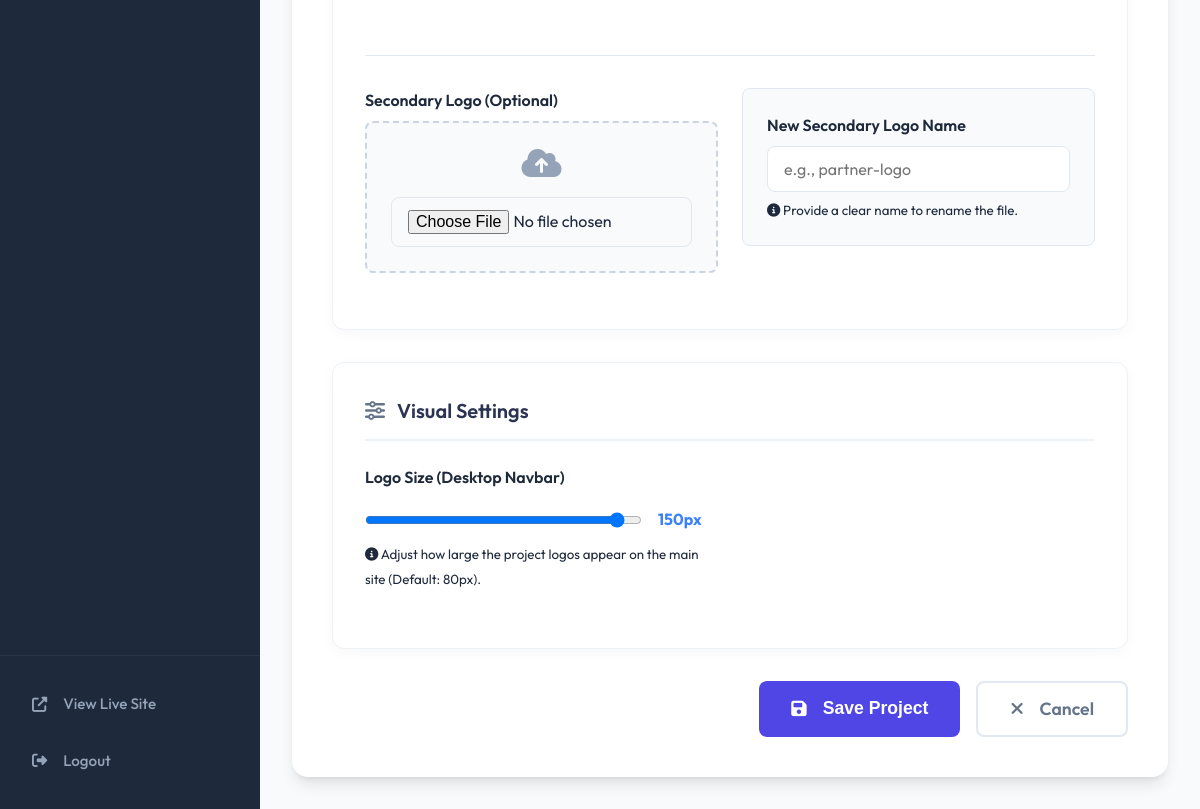
Page /admin/project/edit/1 (signed in, lower part) on the earlier database version.
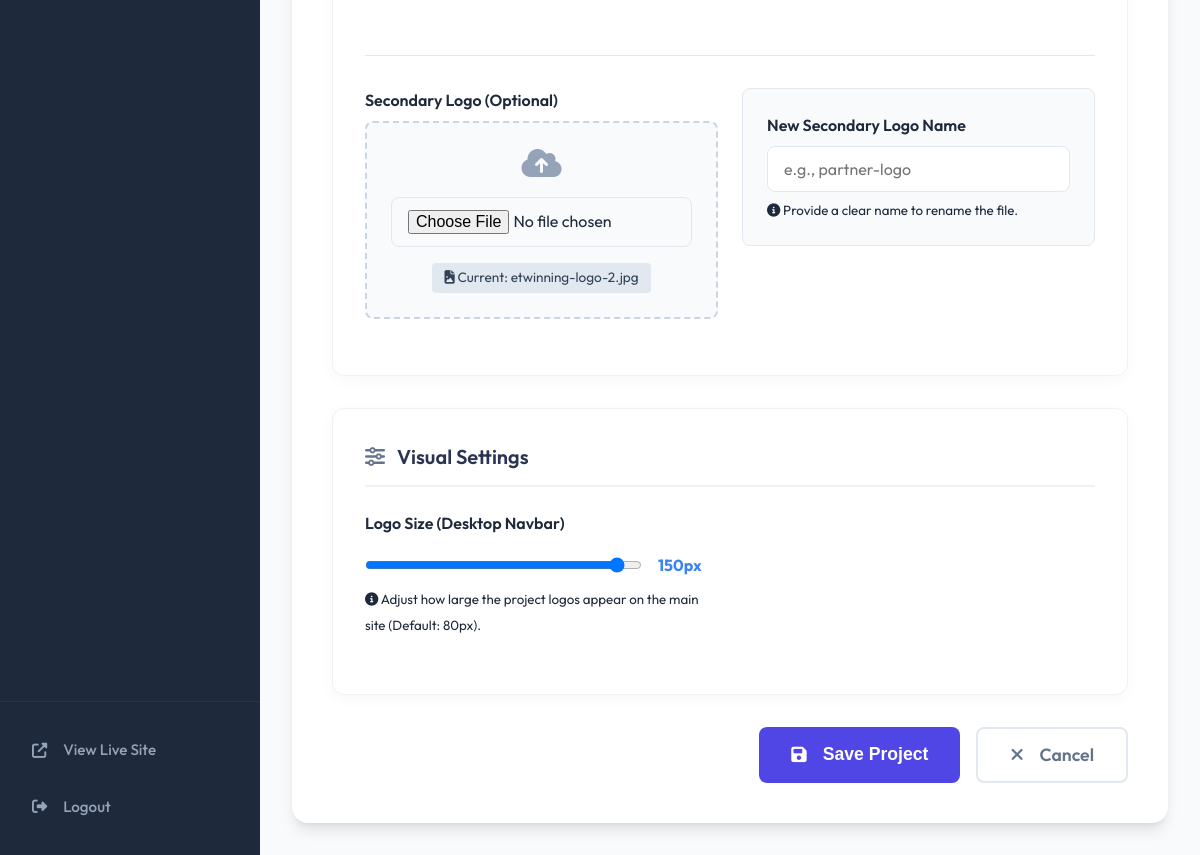
Same page on the later database version.
### models.py (models this page shows, shortened)
class Project(db.Model):
    id = db.Column(db.Integer, primary_key=True)
    name = db.Column(db.String(100), nullable=False)
    slug = db.Column(db.String(100), unique=True, nullable=False)
    subtitle = db.Column(db.String(200))
    description = db.Column(db.Text)
    logo = db.Column(db.String(500))
    logo2 = db.Column(db.String(500)) # Second optional logo
    logo_size = db.Column(db.Integer, default=80)
    is_default = db.Column(db.Boolean, default=False)
    news_items = db.relationship('News', backref='project', lazy=True, cascade="all, delete-orphan")
    links = db.relationship('ProjectLink', backref='project', lazy=True, cascade="all, delete-orphan")

### app.py (the view, shortened to what this page needs)
    @app.route('/admin/project/edit/<int:id>', methods=['GET', 'POST'])
    @login_required
    def edit_project(id):
        project = Project.query.get_or_404(id)
        return render_template('admin/edit_project.html', project=project)

### templates/admin/edit_project.html (shortened to what this page needs)
{% extends 'admin/admin_base.html' %}
{% block content %}
<form action="" method="POST" enctype="multipart/form-data" class="admin-form" id="projectForm">
    <div class="form-section">
        <div class="form-row" style="align-items: flex-start;">
        </div>
        <hr style="border: 0; border-top: 1px solid #e2e8f0; margin: 2rem 0;">
        <div class="form-row" style="align-items: flex-start;">
            <div class="form-group" style="flex: 1;">
                <label for="logo2" style="font-weight: 600;">Secondary Logo (Optional)</label>
                <div class="file-upload-box">
                    <i class="fas fa-cloud-upload-alt"
                        style="font-size: 2rem; color: #94a3b8; margin-bottom: 0.5rem;"></i>
                    <input type="file" id="logo2" name="logo2" accept="image/*"
                        style="display: block; width: 100%; margin-top: 10px;"
                        onchange="handleFileSelect('logo2', 'logo2_name', 'logo2NameRequired')">
                    {% if project and project.logo2 %}
                    <p class="current-file"><i class="fas fa-file-image"></i> Current: {{ project.logo2 }}</p>
                    {% endif %}
                </div>
            </div>
            <div class="form-group custom-name-field" style="flex: 1;">
                <label for="logo2_name" style="font-weight: 600;">New Secondary Logo Name </label>
                <input type="text" id="logo2_name" name="logo2_name" placeholder="e.g., partner-logo"
                    title="Only use letters, numbers, and dashes">
                <small class="text-muted" style="display: block; margin-top: 0.5rem;"><i class="fas fa-info-circle"></i>
                    Provide a clear name to rename the file.</small>
            </div>
        </div>
    </div>
    <div class="form-section">
        <h3><i class="fas fa-sliders-h" style="color:#64748b; margin-right:8px;"></i> Visual Settings</h3>
        <div class="form-row" style="align-items: center; margin-top: 1rem;">
            <div class="form-group" style="flex: 1;">
                <label for="logo_size" style="font-weight: 600;">Logo Size (Desktop Navbar)</label>
                <div style="display: flex; align-items: center; gap: 1rem; margin-top: 0.5rem;">
                    <input type="range" id="logo_size" name="logo_size" min="40" max="150"
                        value="{{ project.logo_size if project and project.logo_size else 80 }}"
                        oninput="document.getElementById('logoSizeVal').innerText = this.value + 'px'"
                        style="flex: 1; cursor: pointer;">
                    <span id="logoSizeVal" style="font-weight: 700; color: #3b82f6; width: 60px;">{{ project.logo_size
                        if project and project.logo_size else 80 }}px</span>
                </div>
                <small class="text-muted"><i class="fas fa-info-circle"></i> Adjust how large the project logos appear
                    on the main site (Default: 80px).</small>
            </div>
        </div>
    </div>
    <div class="form-actions" style="margin-top: 2rem; display: flex; gap: 1rem;">
        <button type="submit" class="btn btn-primary"
            style="padding: 0.75rem 2rem; font-size: 1.1rem; border-radius: 8px;"><i class="fas fa-save"
                style="margin-right:8px;"></i> Save Project</button>
        <a href="{{ url_for('admin_dashboard') }}" class="btn btn-outline"
            style="padding: 0.75rem 2rem; font-size: 1.1rem; border-radius: 8px;"><i class="fas fa-times"
                style="margin-right:8px;"></i> Cancel</a>
    </div>
</form>
{% endblock %}

Differences in the rows shown:
changed Project: logo2 (not shown) → "etwinning-logo-2.jpg"
Other differences:
text now shown: "Current:"
